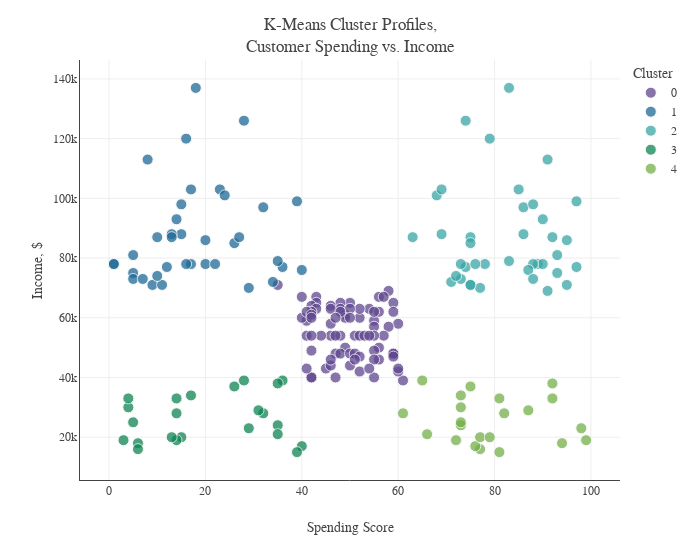

The notebook cell this image was saved under:
### Code cell
# K-Means with 5 clusters
km = KMeans(n_clusters=5, random_state=21)
km_pred = km.fit_predict(clust_df)
plot_km=clust_df.copy()
plot_km['K-Means Cluster'] = km_pred
plot_km=plot_km.sort_values(by='K-Means Cluster')
plot_km['K-Means Cluster'] = plot_km['K-Means Cluster'].astype(str)

# Plot of clusters
fig = px.scatter(plot_km, x="Spending Score", y="Annual Income", color="K-Means Cluster", 
                 color_discrete_sequence=px.colors.qualitative.Prism)
fig.update_traces(marker=dict(size=11, opacity=0.75, line=dict(width=1, color='#F7F7F7')))
fig.update_layout(template=temp, title="K-Means Cluster Profiles,<br>Customer Spending vs. Income", 
                  width=700, legend_title='Cluster',
                  xaxis=dict(title='Spending Score', showline=True, zeroline=False), 
                  yaxis=dict(title='Income, $', ticksuffix='k', showline=True))
fig.show()

### Figure 1 — Plotly figure (JSON) as saved in the notebook; plotly's stock layout.template omitted (floating-point values rounded to 4 significant figures)
{"data": [{"hovertemplate": "K-Means Cluster=0<br>Spending Score=%{x}<br>Annual Income=%{y}<extra></extra>", "legendgroup": "0", "marker": {"color": "rgb(95, 70, 144)", "line": {"color": "#F7F7F7", "width": 1}, "opacity": 0.75, "size": 11, "symbol": "circle"}, "mode": "markers", "name": "0", "orientation": "v", "showlegend": true, "type": "scatter", "x": [49, 41, 55, 46, 60, 55, 58, 46, 57, 44, 41, 55, 51, 42, 52, 48, 53, 54, 47, 56, 49, 55, 47, 59, 48, 50, 59, 51, 49, 59, 40, 52, 35, 58, 40, 56, 57, 43, 59, 43, 50, 48, 46, 42, 54, 52, 48, 43, 46, 50, 42, 56, 55, 59, 48, 41, 42, 50, 47, 42, 52, 42, 56, 61, 55, 47, 42, 42, 52, 60, 55, 60, 45, 41, 50, 46, 51, 54, 46], "xaxis": "x", "y": [61, 59, 59, 58, 58, 57, 57, 54, 54, 54, 54, 54, 54, 54, 54, 54, 54, 54, 54, 50, 50, 49, 48, 48, 48, 48, 48, 48, 60, 47, 60, 60, 71, 69, 67, 67, 67, 67, 65, 65, 65, 65, 64, 64, 63, 63, 63, 63, 63, 63, 62, 62, 62, 62, 62, 62, 61, 60, 60, 60, 47, 49, 46, 39, 40, 40, 40, 40, 42, 42, 46, 43, 43, 43, 44, 44, 46, 43, 46], "yaxis": "y"}, {"hovertemplate": "K-Means Cluster=1<br>Spending Score=%{x}<br>Annual Income=%{y}<extra></extra>", "legendgroup": "1", "marker": {"color": "rgb(29, 105, 150)", "line": {"color": "#F7F7F7", "width": 1}, "opacity": 0.75, "size": 11, "symbol": "circle"}, "mode": "markers", "name": "1", "orientation": "v", "showlegend": true, "type": "scatter", "x": [5, 8, 23, 17, 15, 39, 16, 32, 24, 28, 9, 20, 11, 17, 34, 22, 5, 14, 36, 10, 29, 7, 15, 13, 12, 16, 1, 1, 35, 5, 26, 20, 27, 40, 18, 10, 13], "xaxis": "x", "y": [75, 113, 103, 103, 98, 99, 120, 97, 101, 126, 71, 78, 71, 78, 72, 78, 73, 93, 77, 74, 70, 73, 88, 88, 77, 78, 78, 78, 79, 81, 85, 86, 87, 76, 137, 87, 87], "yaxis": "y"}, {"hovertemplate": "K-Means Cluster=2<br>Spending Score=%{x}<br>Annual Income=%{y}<extra></extra>", "legendgroup": "2", "marker": {"color": "rgb(56, 166, 165)", "line": {"color": "#F7F7F7", "width": 1}, "opacity": 0.75, "size": 11, "symbol": "circle"}, "mode": "markers", "name": "2", "orientation": "v", "showlegend": true, "type": "scatter", "x": [68, 69, 97, 89, 90, 74, 78, 92, 73, 90, 86, 83, 88, 93, 88, 76, 86, 79, 75, 91, 95, 69, 97, 85, 63, 74, 75, 83, 93, 87, 91, 95, 75, 77, 71, 88, 73, 72, 75], "xaxis": "x", "y": [101, 88, 77, 78, 93, 77, 78, 87, 78, 78, 97, 79, 78, 81, 98, 78, 88, 120, 87, 113, 86, 103, 99, 103, 87, 126, 85, 137, 75, 76, 69, 71, 71, 70, 72, 73, 73, 74, 71], "yaxis": "y"}, {"hovertemplate": "K-Means Cluster=3<br>Spending Score=%{x}<br>Annual Income=%{y}<extra></extra>", "legendgroup": "3", "marker": {"color": "rgb(15, 133, 84)", "line": {"color": "#F7F7F7", "width": 1}, "opacity": 0.75, "size": 11, "symbol": "circle"}, "mode": "markers", "name": "3", "orientation": "v", "showlegend": true, "type": "scatter", "x": [29, 32, 14, 5, 35, 35, 6, 15, 14, 3, 40, 6, 13, 31, 39, 4, 28, 36, 35, 17, 14, 26, 4], "xaxis": "x", "y": [23, 28, 28, 25, 24, 21, 18, 20, 19, 19, 17, 16, 20, 29, 15, 30, 39, 39, 38, 34, 33, 37, 33], "yaxis": "y"}, {"hovertemplate": "K-Means Cluster=4<br>Spending Score=%{x}<br>Annual Income=%{y}<extra></extra>", "legendgroup": "4", "marker": {"color": "rgb(115, 175, 72)", "line": {"color": "#F7F7F7", "width": 1}, "opacity": 0.75, "size": 11, "symbol": "circle"}, "mode": "markers", "name": "4", "orientation": "v", "showlegend": true, "type": "scatter", "x": [73, 81, 65, 77, 73, 76, 94, 92, 72, 73, 82, 75, 77, 87, 79, 73, 66, 92, 98, 81, 99, 61], "xaxis": "x", "y": [24, 15, 39, 16, 30, 17, 18, 38, 19, 25, 28, 37, 20, 29, 20, 34, 21, 33, 23, 33, 19, 28], "yaxis": "y"}], "layout": {"legend": {"title": {"text": "Cluster"}, "tracegroupgap": 0}, "margin": {"t": 60}, "title": {"text": "K-Means Cluster Profiles,<br>Customer Spending vs. Income"}, "width": 700, "xaxis": {"anchor": "y", "domain": [0, 1], "showline": true, "title": {"text": "Spending Score"}, "zeroline": false}, "yaxis": {"anchor": "x", "domain": [0, 1], "showline": true, "ticksuffix": "k", "title": {"text": "Income, $"}}}}
